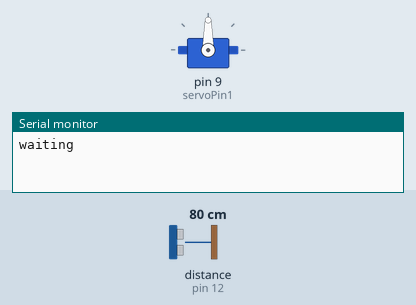
Simulated run of this sketch. Board: Arduino Uno, built with avr-gcc and run on an emulated ATmega328P. Shown: servo, the last lines printed to the serial monitor. Wiring (inferred from the names in the program): ultrasonic range finder: trigger pin 13; echo pin 12. The inputs (shaded band) are chosen by the test bench; at power-on: distance to the obstacle (sensor on pin 12) 80 cm. The echo pulse lasts 58.3 µs per cm.

Above: at 0.01 s.
At 1.2 s:
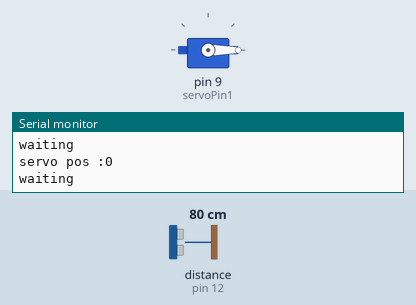
1.3 s: distance to the obstacle (sensor on pin 12) set to 2 cm
At 1.59 s:
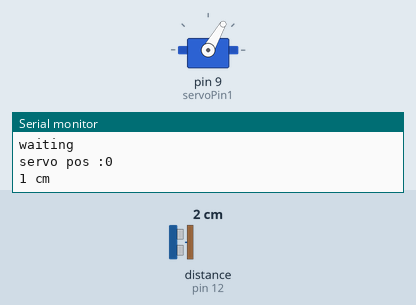
3.3 s: distance to the obstacle (sensor on pin 12) set to 35 cm
Timing chart, 0 to 6.3 s (numbered marks = the images above; inputs shaded):
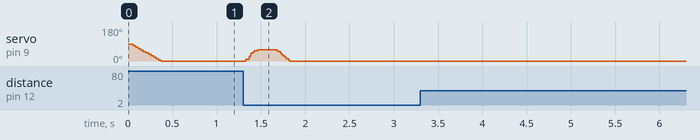

The sketch:

arduino_hand_sanitizer.ino
```cpp
#include <VarSpeedServo.h>
VarSpeedServo myservo1;  // create servo object to control a servo
const int servoPin1 = 9; // the digital pin used for the first servo
#define trigPin 13
#define echoPin 12
int dist1=0;
void setup() {
  myservo1.attach(servoPin1);  // attaches the servo on pin 9 to the servo object
  myservo1.write(0,200); // set the intial position of the servo, as fast as possible
  Serial.begin (9600);
  pinMode(trigPin, OUTPUT);
  pinMode(echoPin, INPUT);
}
void loop() {
  long duration, distance;
  digitalWrite(trigPin, LOW);
  delayMicroseconds(10);
  digitalWrite(trigPin, HIGH);
  delayMicroseconds(10);
  digitalWrite(trigPin, LOW);
  duration = pulseIn(echoPin, HIGH);
  distance = (duration/2) / 29.1;
  if (distance >= 22 || distance <= 0){ // you can make adjustments here depending on reading of your ultrasonic sensor
    Serial.println("waiting");
    Serial.println();
    dist1=1;
    myservo1.write(0,255,false);
    Serial.print("servo pos :");
    Serial.println(myservo1.read());
    Serial.println();
   }
  else {
    Serial.print(distance);
    Serial.println(" cm");
    if (distance <=20 && dist1==1) { // distance you want your servo to rotate
      if(myservo1.read()==0){
           dist1=0;
           myservo1.write(60,255,true); //angle you tell your servo to rotate
           delay(200); // delay to stabilize your servo
           Serial.println(myservo1.read());
           myservo1.write(0,255,false); //zero position
           delay(50);
       }
     }
      delay(100);
  }
  //delay(100);

}
```

Measured:
- after the input at 1.3 s, servo on pin 9 (servoPin1): rises from 0° to 60° in 0.14 s, then falls to 0° in 0.36 s
